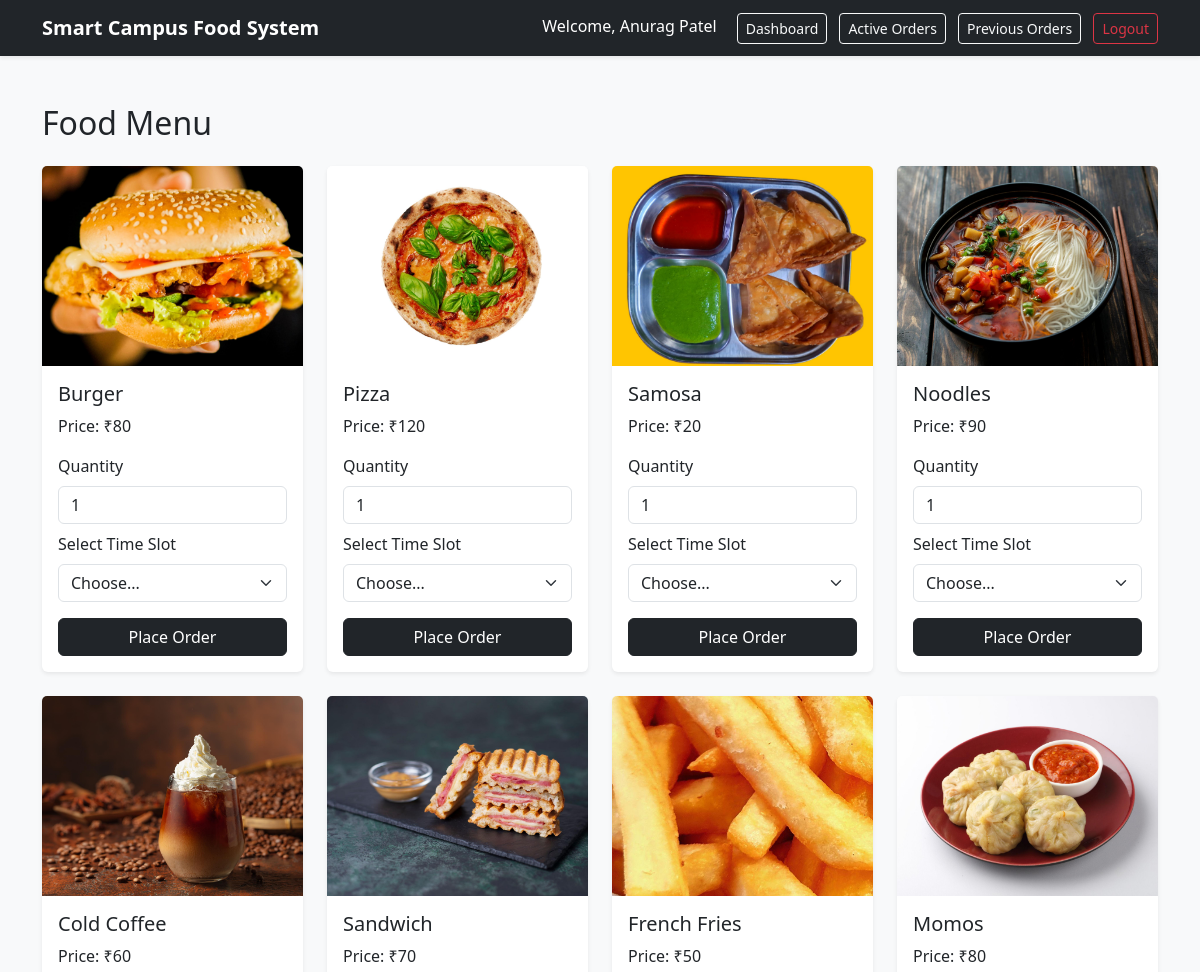
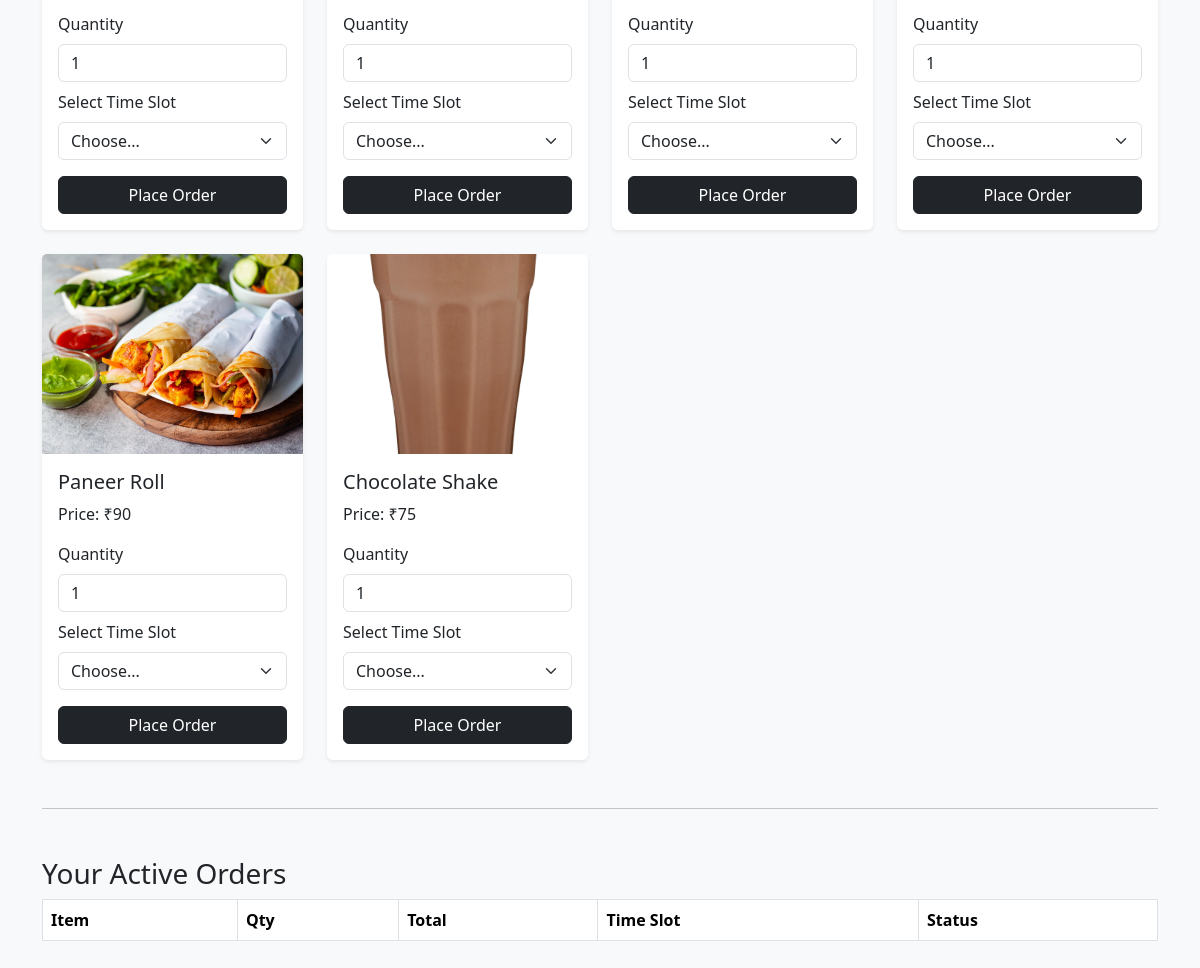
The page /user-dashboard (signed in) on the database its author committed (2 pictures, top to bottom).
### models.py (models this page shows)
class Menu(db.Model):
    id = db.Column(db.Integer, primary_key=True)
    name = db.Column(db.String(100))
    price = db.Column(db.Integer)
    image = db.Column(db.String(200))

### app.py (the view)
@app.route("/user-dashboard")
def user_dashboard():
    if "role" not in session or session["role"] != "user":
        return redirect(url_for("login"))
    menu_items = Menu.query.all()
    user_orders = Order.query.filter_by(
        user_name=session["name"]
    ).order_by(Order.timestamp.desc()).all()
    active_count = sum(1 for order in user_orders if order.status != "Completed")
    return render_template(
        "student_dashboard.html",
        items=menu_items,
        user_orders=user_orders,
        active_count=active_count
    )

### app.py (called while the page is built)
@app.context_processor
def inject_active_orders():
    if "role" in session and session["role"] == "user":
        user_orders = Order.query.filter_by(
            user_name=session["name"]
        ).all()
        active_count = sum(1 for o in user_orders if o.status != "Completed")
        return dict(active_count=active_count)
    return dict(active_count=0)

### templates/student_dashboard.html (shortened to what this page needs)
{% extends "base.html" %}
{% block content %}
<h2 class="mb-4">Food Menu</h2>
<div class="row g-4">
    {% for item in items %}
    <div class="col-md-4 col-lg-3">
        <div class="card shadow-sm h-100 border-0">
            <img src="{{ url_for('static', filename='images/' + item.image) }}"
                 class="card-img-top"
                 style="height:200px; object-fit:cover;">
            <div class="card-body d-flex flex-column">
                <h5 class="card-title">{{ item.name }}</h5>
                <p class="card-text">Price: ₹{{ item.price }}</p>
                <form method="POST" action="/place-order" class="mt-auto">
                    <div class="mb-2">
                        <label class="form-label">Quantity</label>
                        <input type="number"
                               name="quantity"
                               class="form-control"
                               value="1"
                               min="1"
                               required>
                    </div>
                    <div class="mb-3">
                        <label class="form-label">Select Time Slot</label>
                        <select name="time_slot" class="form-select" required>
                            <option value="">Choose...</option>
                        </select>
                    </div>
                    <div class="d-grid">
                        <button type="submit" class="btn btn-dark">
                            Place Order
                        </button>
                    </div>
                </form>
            </div>
        </div>
    </div>
    {% endfor %}
</div>
<hr class="my-5">
<h3 id="activeOrders">Your Active Orders</h3>
<table class="table table-bordered table-striped">
    <thead>
        <tr>
            <th>Item</th>
            <th>Qty</th>
            <th>Total</th>
            <th>Time Slot</th>
            <th>Status</th>
        </tr>
    </thead>
</table>
{% endblock %}

### templates/base.html (shortened to what this page needs)
<!DOCTYPE html>
<html lang="en">
<head>
    <link href="https://cdn.jsdelivr.net/npm/bootstrap@5.3.2/dist/css/bootstrap.min.css" rel="stylesheet">
    <link rel="stylesheet" href="{{ url_for('static', filename='css/style.css') }}">
</head>
<body class="bg-light">
<nav class="navbar navbar-expand-lg navbar-dark bg-dark shadow-sm">
    <div class="container">
        <a class="navbar-brand fw-bold" href="#">Smart Campus Food System</a>
        {% if session.get('role') == 'user' %}
        <div>
            <span class="text-white me-3">
                Welcome, {{ session['name'] }}
            </span>
            <a href="/user-dashboard" class="btn btn-outline-light btn-sm me-2">
    Dashboard
</a>
<a href="#activeOrders" class="btn btn-outline-light btn-sm me-2 position-relative">
    Active Orders
</a>
<a href="/previous-orders" class="btn btn-outline-light btn-sm me-2">
    Previous Orders
</a>
            <a href="/logout" class="btn btn-outline-danger btn-sm">Logout</a>
        </div>
        {% endif %}
    </div>
</nav>
<div class="container py-5">
    {% block content %}{% endblock %}
</div>
</body>
</html>

### rows shown on the page
Menu: image (picture), name "Burger", price "80"
Menu: image (picture), name "Pizza", price "120"
Menu: image (picture), name "Samosa", price "20"
Menu: image (picture), name "Noodles", price "90"
Menu: image (picture), name "Cold Coffee", price "60"
Menu: image (picture), name "Sandwich", price "70"
Menu: image (picture), name "French Fries", price "50"
Menu: image (picture), name "Momos", price "80"
Menu: image (picture), name "Paneer Roll", price "90"
Menu: image (picture), name "Chocolate Shake", price "75"

### other values the page prints
{{ session['name'] }} "Anurag Patel"
